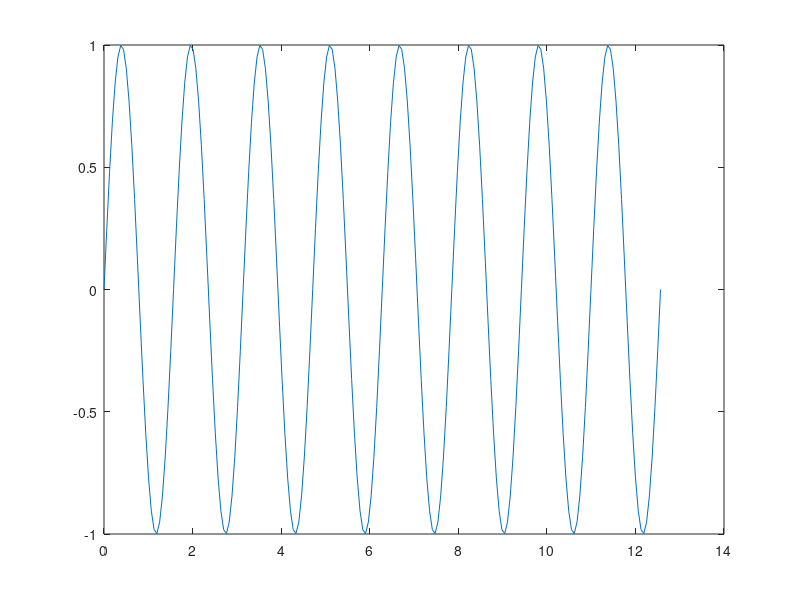

Write MATLAB code to recreate this figure. (Note: this script raises an error after producing the figure.)
x=0:pi/50:4*pi;
y=sin(4*x);
plot(x,y);
ax=gca;%存储当前坐标区
ax.FontName='Times New Roman';
ax.FontSize=15;
ax.TickDir='out';
ax.TickLength=[0.02 0.02];
ax.YLim=[-2 2];
